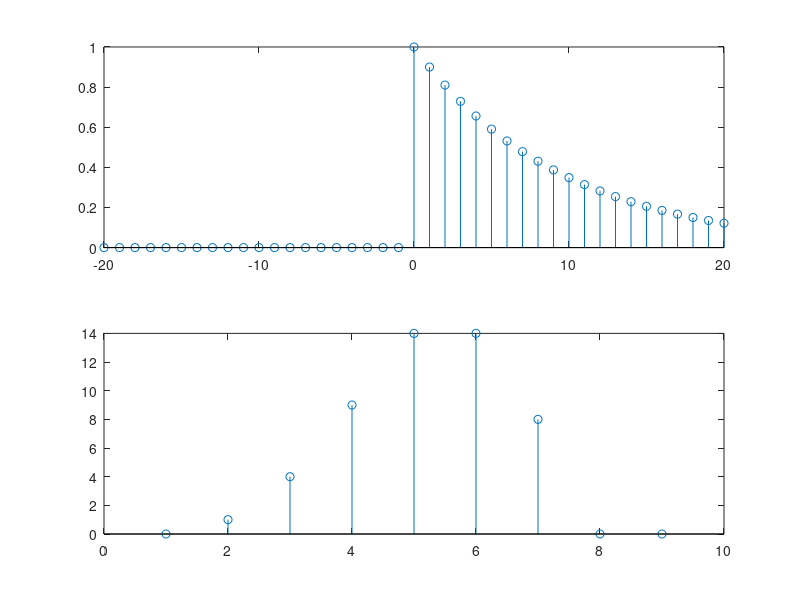

The MATLAB source for this figure:


n = (-20:1:20);

x = (0.9.^n).*((n>=0)-(n>=15)); 
stem(n,x);
xlabel('a)','FontName','times','fontSize',18); 
%%
x = (sin(0.25*pi*n+0.1));
stem(n,x);

%% 
% a)
x1 = (0.9.^n).*(n>=0);
x2 = (0.8.^n).*(n>=2);

subplot(2,1,1)
stem(n,x1)
subplot(2,1,2)
stem(n,x2)

%%

x3 = x1 + x2;
stem(n, x3)
%% 

x4 = x1.*x2;
stem(n, x4)
%% 


x5 = (0.9.^(n-5)).*((n-5)>=0);
stem(n, x5)
%% 

x6= x1;
stem(-n, x6);

%%
n = (0:1:4);
x = zeros(size(n));
x(n<=4) = n;
h = zeros(size(n));
h(1) = 1;
h(2) = 2;
h(3) = 2;
y = conv(x,h);
stem(y)

%%


a1 = -0.3610379;
a2 = -0.4786543;
y2=0;
y3=0;
x1=0;
x2=0;
x3=0;
x =[1 zeros(1,1000)];
y = [];
for n=1:1001
    input=x(n);
    x3=(a1.*(y2-x(n))+x(n));
    x2=(a2.*(y3-x3))+y3;
    x1=(a2.*(y3-x3))+x3;
    y(n)=(a1.*(y2-x(n)))+y2;
    y2 = x2;
    y3 = x1;
end
sum(y)
E=0;
for n=1:1001
E=E+y(n).*y(n);
end
E




